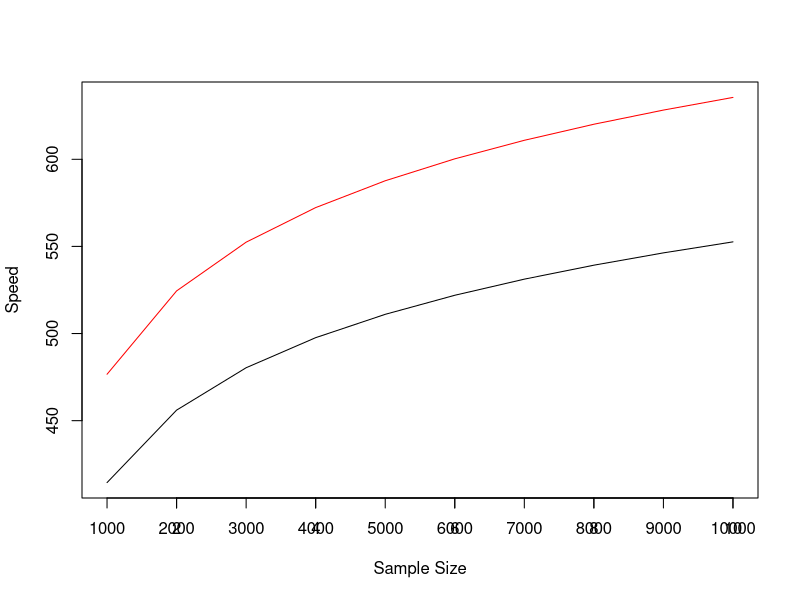
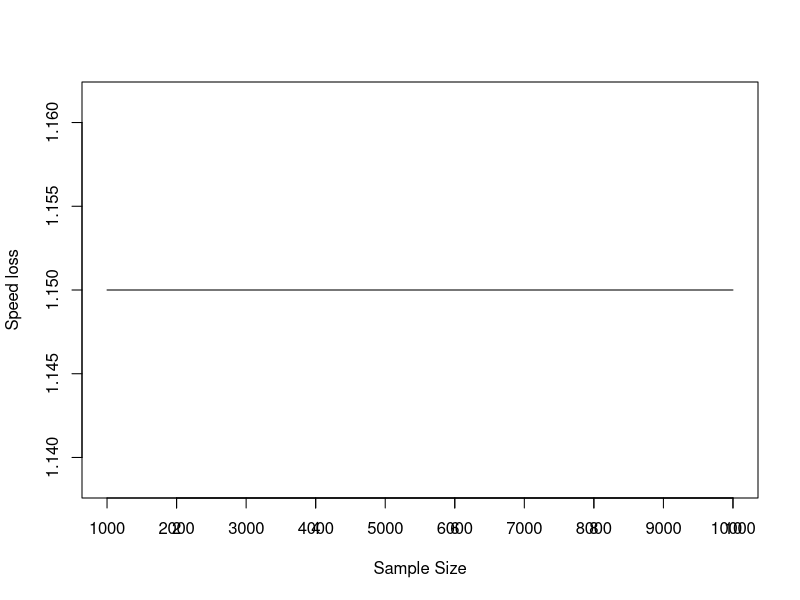

Here is the R script that generated these plots, in order:
# tmp 

k1 = 3
k2 = 3

d = 20
n = 500
N = seq(1000, 10000, by=1000)

res_kNN = numeric(length(N))
res_mami = numeric(length(N))


for(xx in 1:length(N)){

n = N[xx]
res_kNN[xx]  = k1*log(n)*d
res_mami[xx] = k1*log(n)*d + k1*k2*log(n)

}

maxval = max(c(res_kNN, res_mami))
minval = min(c(res_kNN, res_mami))


plot(res_kNN, type="l", ylim=c(minval, maxval), ylab="Speed", xlab="Sample Size")
lines(res_mami, type="l", col="red")
axis(1, 1:length(N), N)

plot(res_mami/res_kNN, type="l", ylab="Speed loss", xlab="Sample Size")
axis(1, 1:length(N), N)
